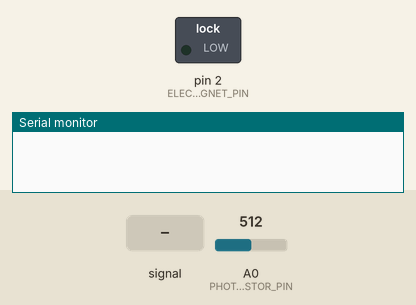
The sketch below on a simulated Arduino Uno, built with avr-gcc and run on an emulated ATmega328P. Parts: switched loads named in the sketch (green lamp = pin HIGH), the last lines printed to the serial monitor. The inputs (shaded band) are chosen by the test bench; at power-on: A0 (PHOTORESISTOR_PIN) = 512.

Above: at 1.2 s.
1.3 s: A0 (PHOTORESISTOR_PIN) fed a 200 Hz sine of ±255 counts around its level
At 4.4 s:
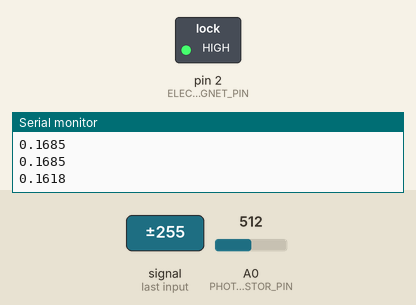
Timing chart, 0 to 10.3 s (numbered marks = the images above; inputs shaded):
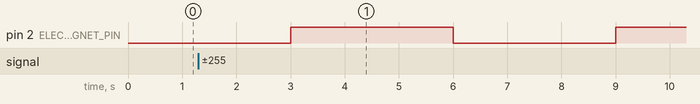

The sketch:

main.ino
```cpp
#include "Pendulum.h"

Pendulum pendulum;

void setup() {
  Serial.begin(9600);
  pinMode(ELECTROMAGNET_PIN, OUTPUT);
}

void loop() {

  pendulum.update();

  delay(1);
}
```

Pendulum.cpp
```cpp
#include "Pendulum.h"

void Pendulum::update()
{
  if (stopFlag) return;

  int photoresistorReading = analogRead(PHOTORESISTOR_PIN);

  if (detectPendulum(photoresistorReading))
  {
    if (waitToMeasure())
    {
      switch (detectionCounterSameOscillation){
        case 0:
          t0 = micros();
          detectionCounterSameOscillation++;
          break;
        case 1:
          t1 = micros();

          float period = calculatePeriod();
          Serial.println(period, 4);

          detectionCounterSameOscillation = 0;
          measurements++;
          break;
      }
    }

  }

  holdReleasePendulum();

  stopMeasuring();
}

bool Pendulum::detectPendulum(int photoresistorReading)
{
  if (photoresistorReading < THRESHOLD)
  {
    return true;
  }

  return false;
}

bool Pendulum::waitToMeasure()
{
  /* Due to the speed of the measurements, avoids detecting the
     pendulum twice by waiting a set amount of time
  */
  static unsigned long lastDetection = 0;

  if ((micros() - lastDetection) > WAITING_TIME)
  {
    lastDetection = micros();
    return true;
  }

  return false;
}

float Pendulum::calculatePeriod()
{
  float period = 0;
  period = (2 * (t1 - t0)) * 1e-6; // [s]

  return period;
}

void Pendulum::holdReleasePendulum()
{
  /* Holds and realeases the period
     according to TIME_OFF_ON
  */
  static int lastState = 0;
  static unsigned long lastOnOffTime = 0;
  unsigned long currentTime = millis();

  if ((currentTime - lastOnOffTime) > TIME_OFF_ON)
  {
    lastOnOffTime = currentTime;

    if (lastState == 0)
    {
      digitalWrite(ELECTROMAGNET_PIN, HIGH);
      lastState = 1;
    }
    else
    {
      digitalWrite(ELECTROMAGNET_PIN, LOW);
      lastState = 0;
    }
  }

}

void Pendulum::stopMeasuring()
{
  if (measurements >= REPETITIONS)
  {
    digitalWrite(ELECTROMAGNET_PIN, LOW);
    stopFlag = true;
    isFirstRun = true;
  }
}
```

Pendulum.h
```cpp
#pragma once
#include <Arduino.h>
#include "config.h"

class Pendulum
{
private:
  int measurements {0};
  bool stopFlag {false};
  bool isFirstRun {true};
  unsigned long t0 {0}; //time of first pass in same oscillation
  unsigned long t1 {0}; // time of second pass in same oscillation
  int detectionCounterSameOscillation {0};

public:
  void update();
private:
  bool detectPendulum(int photoresistorReading);
  bool waitToMeasure();
  float calculatePeriod();
  void initializeSetup();
  void holdReleasePendulum();
  void stopMeasuring();
};
```

config.h
```cpp
#pragma once

// Pins
constexpr int PHOTORESISTOR_PIN = A0;
constexpr int ELECTROMAGNET_PIN = 2;

// Constants
constexpr unsigned long WAITING_TIME = 80000; // [\mu s]
constexpr int THRESHOLD = 400;
constexpr int REPETITIONS = 100;
constexpr int TIME_OFF_ON = 3000;
```
